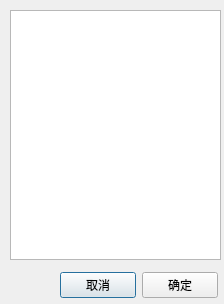
<?xml version="1.0" encoding="UTF-8"?>
<ui version="4.0">
 <class>CMDSelectHistoryGroupDialog</class>
 <widget class="QDialog" name="CMDSelectHistoryGroupDialog">
  <property name="geometry">
   <rect>
    <x>0</x>
    <y>0</y>
    <width>224</width>
    <height>304</height>
   </rect>
  </property>
  <property name="windowTitle">
   <string>Dialog</string>
  </property>
  <widget class="QListWidget" name="historyGroupListWidget">
   <property name="geometry">
    <rect>
     <x>10</x>
     <y>10</y>
     <width>211</width>
     <height>250</height>
    </rect>
   </property>
  </widget>
  <widget class="QWidget" name="layoutWidget">
   <property name="geometry">
    <rect>
     <x>60</x>
     <y>270</y>
     <width>158</width>
     <height>31</height>
    </rect>
   </property>
   <layout class="QGridLayout" name="gridLayout">
    <item row="0" column="0">
     <widget class="QPushButton" name="cancelButton">
      <property name="text">
       <string>取消</string>
      </property>
     </widget>
    </item>
    <item row="0" column="1">
     <widget class="QPushButton" name="OKButton">
      <property name="text">
       <string>确定</string>
      </property>
     </widget>
    </item>
   </layout>
  </widget>
 </widget>
 <resources/>
 <connections/>
</ui>
